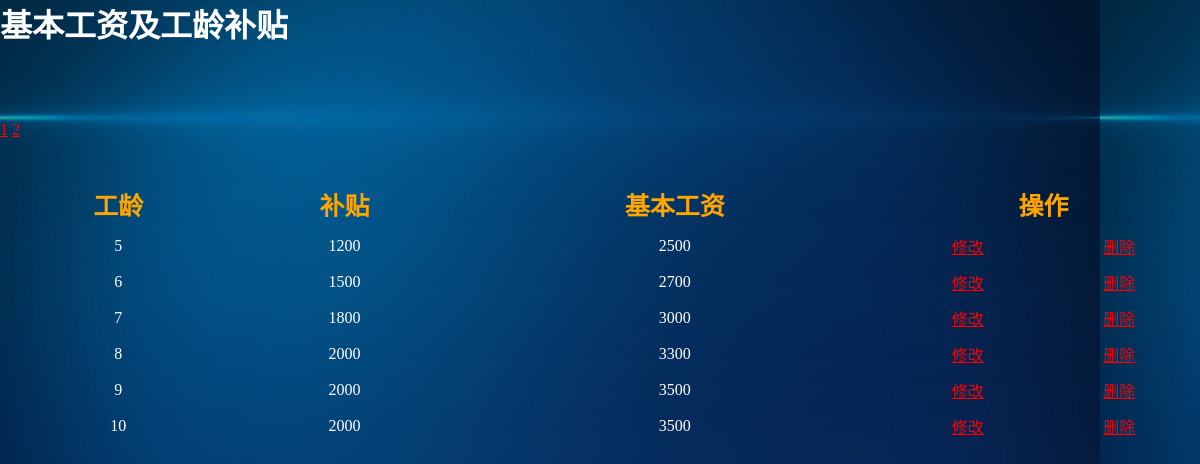
The page /admin/jiben_manager.php?page=2 (signed in) on the database its author committed.
### tables this page shows
CREATE TABLE `jiben` (
  `id` int(11) NOT NULL AUTO_INCREMENT,
  `gongzi` int(11) DEFAULT NULL,
  `butie` int(11) DEFAULT NULL,
  `gongling` int(11) DEFAULT NULL,
  PRIMARY KEY (`id`)
);

### admin/jiben_manager.php (the view, shortened to what this page needs)
<html>
<head><title>基本工资及工龄补贴管理</title>
	<link rel="stylesheet" href="../css/style.css" type="text/css" >
</head>
<body style="margin:0px 0px 0px 0px;">
	<h1>基本工资及工龄补贴</h1>
	<form action="" method="post">
		<table align="center">
			<?php
				include 'fenye.php';
				$str = "select * from jiben order by gongling";
				$address = "jiben_manager.php";
				$params = PageOrdered($str, $address);
				$str = "select * from jiben order by gongling limit $params[0], $params[1]";
				$arr = mysql_query($str);
			?>
			<tr align="center" class="tabletitle">
				<td>工龄</td><td>补贴</td><td>基本工资</td><td colspan="2">操作</td>
			</tr>
			<?php
				while($result = mysql_fetch_array($arr)){
			?>
			<tr align="center">
				<td ><?php echo $result["gongling"]; ?></td>
				<td ><?php echo $result['butie'];?></td>
				<td ><?php echo $result['gongzi'];?></td>
				<td ><a href="jiben_update.php?id=<?php echo $result["id"]; ?>">修改</a></td>
				<td ><a href="action/jiben_delete_do.php?id=<?php echo $result['id']; ?>">删除</a></td>
			</tr>
			<?php } ?>
		</table>
	</form>
</body>
</html>

### css/style.css (style rules this page uses)
body { margin:0px 0px 0px 0px; background-image:url('../images/bg1.jpg'); }
a { color:red; }
h1 { color:white; }
.tabletitle { color:orange; font-size:25px; font-weight:bold; }
table { border:0px; border-spacing:10; width:100%; color:white; font-size:16px; }

### rows shown on the page
jiben: gongling "5", butie "1200", gongzi "2500"
jiben: gongling "6", butie "1500", gongzi "2700"
jiben: gongling "7", butie "1800", gongzi "3000"
jiben: gongling "8", butie "2000", gongzi "3300"
jiben: gongling "9", butie "2000", gongzi "3500"
jiben: gongling "10", butie "2000", gongzi "3500"
